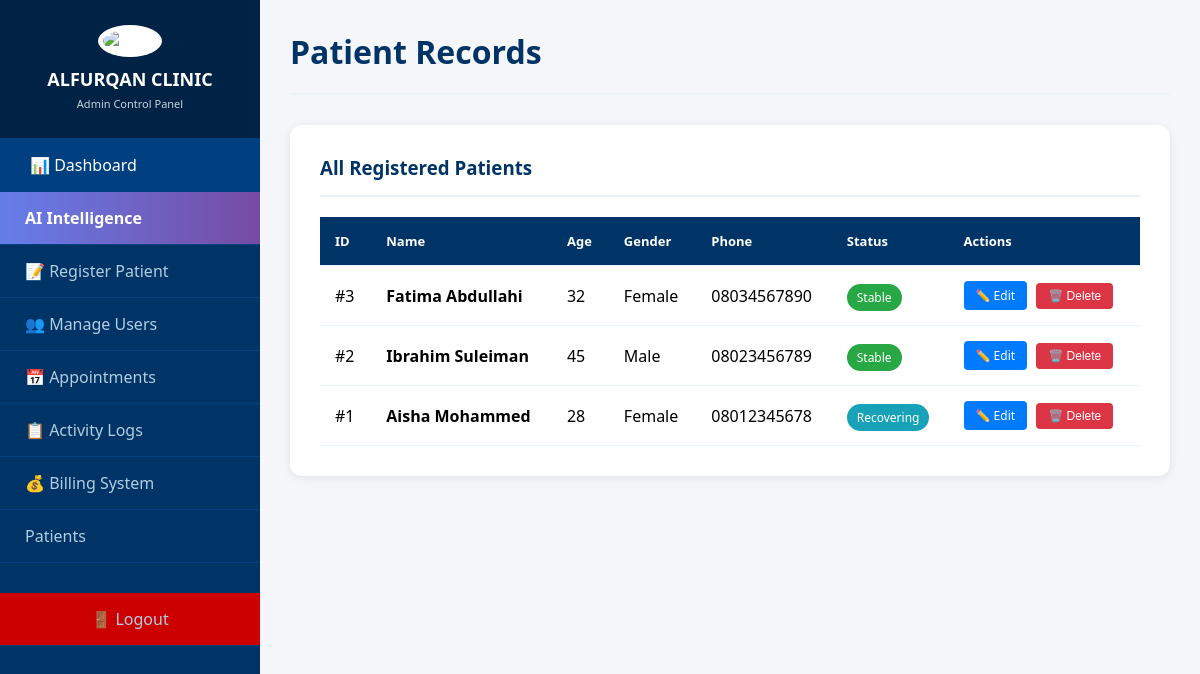
Screenshot of /admin/patients.php (signed in) with the database file from the repository.
### tables this page shows
CREATE TABLE `patients` (
  `id` int(11) NOT NULL,
  `name` varchar(100) NOT NULL,
  `age` int(11) DEFAULT NULL,
  `gender` enum('Male','Female') NOT NULL,
  `phone` varchar(15) DEFAULT NULL,
  `address` text DEFAULT NULL,
  `allergies` text DEFAULT NULL,
  `medical_conditions` text DEFAULT NULL,
  `patient_status` enum('Stable','Critical','Recovering','Discharged','Pending') DEFAULT 'Pending',
  `reg_date` timestamp NOT NULL DEFAULT current_timestamp()
);

### admin/patients.php (the view, shortened to what this page needs)
<?php
include '../config/db.php';
$patients = $conn->query("SELECT * FROM patients ORDER BY id DESC");
?>
<!DOCTYPE html>
<html lang="en">
<head>
</head>
<body>
    <div class="sidebar">
        <div class="sidebar-header">
            <img src="../assets/logo.png" alt="Logo">
            <h2>ALFURQAN CLINIC</h2><small>Admin Control Panel</small>
        </div>
        <div class="sidebar-menu">
    <a href="dashboard.php" class="active">📊 Dashboard</a>
    <a href="ai_dashboard.php" style="background: linear-gradient(90deg, #667eea 0%, #764ba2 100%); color: white; font-weight: bold;">
         AI Intelligence
    </a>
    <a href="register_patient.php">📝 Register Patient</a>
    <a href="manage_users.php">👥 Manage Users</a>
    <a href="appointments.php">📅 Appointments</a>
    <a href="activity_logs.php">📋 Activity Logs</a>
    <a href="billing.php">💰 Billing System</a>
    <a href="patients.php"> Patients</a>
    <a href="../logout.php" class="logout-btn">🚪 Logout</a>
</div>
    </div>
    <div class="main-content">
        <div class="header"><h1> Patient Records</h1></div>
        <div class="card">
            <h3>All Registered Patients</h3>
            <table>
                <thead><tr><th>ID</th><th>Name</th><th>Age</th><th>Gender</th><th>Phone</th><th>Status</th><th>Actions</th></tr></thead>
                <tbody>
                    <?php while($p = $patients->fetch_assoc()): ?>
                    <tr>
                        <td>#<?php echo $p['id']; ?></td>
                        <td><strong><?php echo htmlspecialchars($p['name']); ?></strong></td>
                        <td><?php echo $p['age']; ?></td>
                        <td><?php echo $p['gender']; ?></td>
                        <td><?php echo $p['phone']; ?></td>
                        <td><span class="badge bg-<?php echo strtolower($p['patient_status']); ?>"><?php echo $p['patient_status']; ?></span></td>
                        <td>
                            <a href="edit_patient.php?id=<?php echo $p['id']; ?>" class="btn-sm btn-primary">✏️ Edit</a>
                            <form method="POST" style="display:inline;" onsubmit="return confirm('Are you sure you want to delete this patient?');">
                                <button type="submit" name="delete_patient" class="btn-sm btn-danger">🗑️ Delete</button>
                            </form>
                        </td>
                    </tr>
                    <?php endwhile; ?>
                </tbody>
            </table>
        </div>
    </div>
</body>
</html>

### admin/patients.php (style rules this page uses)
* { margin: 0; padding: 0; box-sizing: border-box; }
body { font-family: 'Segoe UI', sans-serif; background: #f4f6f9; display: flex; }
.sidebar { width: 260px; background: #003366; color: white; height: 100vh; position: fixed; }
.sidebar-header { text-align: center; padding: 25px 20px; border-bottom: 1px solid #004080; background: #002244; }
.sidebar-header img { width: 70px; height: 70px; margin-bottom: 10px; background: white; border-radius: 50%; padding: 5px; }
.sidebar-header h2 { font-size: 18px; }
.sidebar-header small { font-size: 11px; opacity: 0.8; }
.sidebar-menu a { display: flex; align-items: center; gap: 15px; padding: 15px 25px; color: #b3cde0; text-decoration: none; border-bottom: 1px solid #004080; transition: 0.3s; }
.sidebar-menu a:hover, .sidebar-menu a.active { background: #004080; color: white; padding-left: 30px; }
.logout-btn { background: #cc0000 !important; justify-content: center; margin-top: 30px; }
.main-content { margin-left: 260px; padding: 30px; width: calc(100% - 260px); }
.header { display: flex; justify-content: space-between; margin-bottom: 30px; padding-bottom: 20px; border-bottom: 2px solid #e8f4f8; }
.header h1 { color: #003366; }
.card { background: white; padding: 30px; border-radius: 12px; box-shadow: 0 2px 10px rgba(0,0,0,0.08); }
.card h3 { color: #003366; margin-bottom: 20px; border-bottom: 2px solid #e8f4f8; padding-bottom: 15px; }
table { width: 100%; border-collapse: collapse; }
th, td { padding: 15px; text-align: left; border-bottom: 1px solid #e8f4f8; }
th { background: #003366; color: white; font-size: 13px; }
.badge { padding: 5px 10px; border-radius: 15px; font-size: 12px; color: white; }
.bg-stable { background: #28a745; }
.bg-recovering { background: #17a2b8; }
.btn-sm { padding: 6px 12px; font-size: 12px; border: none; border-radius: 4px; cursor: pointer; color: white; text-decoration: none; display: inline-block; margin-right: 5px; }
.btn-primary { background: #007bff; }
.btn-danger { background: #dc3545; }

### rows the page displays
patients: id "3", name "Fatima Abdullahi", age "32", gender "Female", phone "08034567890", patient_status "Stable"
patients: id "2", name "Ibrahim Suleiman", age "45", gender "Male", phone "08023456789", patient_status "Stable"
patients: id "1", name "Aisha Mohammed", age "28", gender "Female", phone "08012345678", patient_status "Recovering"
